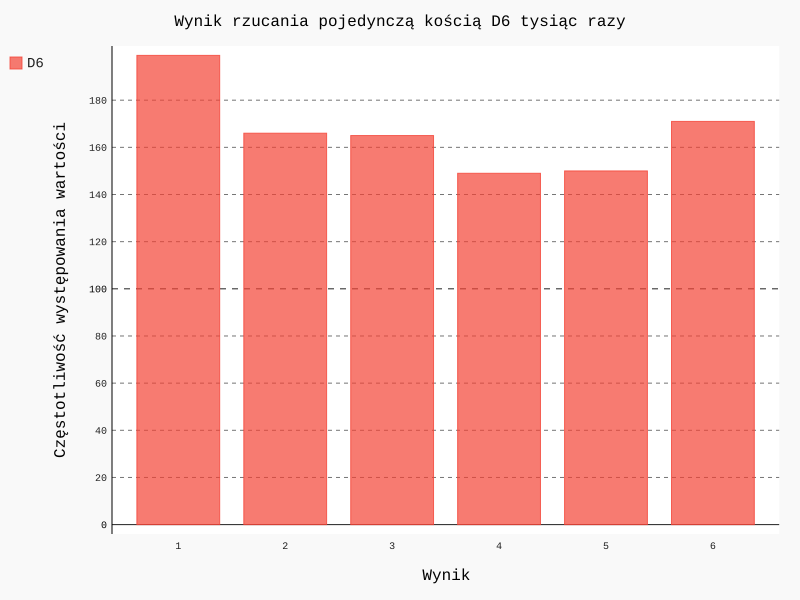

The script that drew this image:
import pygal

from die import Die

# Utworzenie kości typu D6
die = Die()  # 1.

# Wykonanie pewnej liczby rzutów i umieszczenie jej na liście
results = []
for roll_num in range(1000):  # 2
    result = die.roll()
    results.append(result)

# Analiza wyników
frequencies = []
for value in range(1, die.num_sides +1):
    frequency = results.count(value)
    frequencies.append(frequency)

# Wizualizacja wyników
hist = pygal.Bar()
hist.force_uri_protocol = 'http'

hist.title = "Wynik rzucania pojedynczą kością D6 tysiąc razy"
hist.x_labels = ['1', '2', '3', '4', '5', '6']
hist.x_title = 'Wynik'
hist.y_title = 'Częstotliwość występowania wartości'

hist.add('D6', frequencies)
hist.render_to_file('die_visual.svg')
